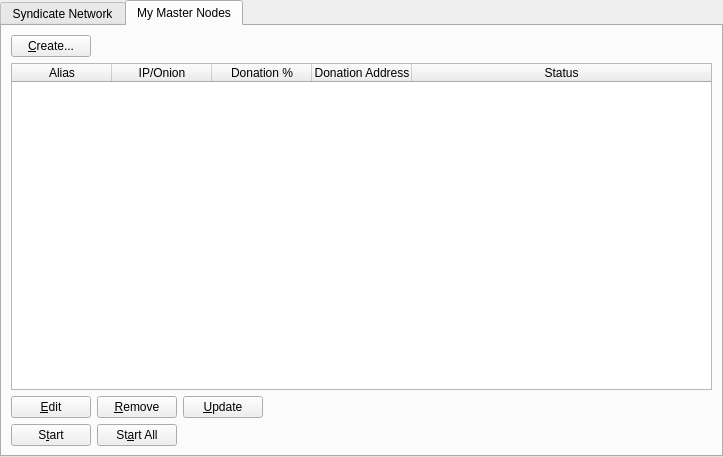
<?xml version="1.0" encoding="UTF-8"?>
<ui version="4.0">
 <class>MasternodeManager</class>
 <widget class="QWidget" name="MasternodeManager">
  <property name="geometry">
   <rect>
    <x>0</x>
    <y>0</y>
    <width>723</width>
    <height>457</height>
   </rect>
  </property>
  <property name="windowTitle">
   <string>Form</string>
  </property>
  <layout class="QVBoxLayout" name="topLayout">
   <property name="leftMargin">
    <number>0</number>
   </property>
   <property name="topMargin">
    <number>0</number>
   </property>
   <property name="rightMargin">
    <number>0</number>
   </property>
   <property name="bottomMargin">
    <number>0</number>
   </property>
   <item>
    <layout class="QVBoxLayout" name="verticalLayout">
     <property name="bottomMargin">
      <number>0</number>
     </property>
     <item>
      <widget class="QTabWidget" name="tabWidget">
       <property name="currentIndex">
        <number>1</number>
       </property>
       <widget class="QWidget" name="tab">
        <attribute name="title">
         <string>Syndicate Network</string>
        </attribute>
        <layout class="QGridLayout" name="gridLayout">
         <item row="1" column="0">
          <widget class="QTableWidget" name="tableWidget">
           <property name="editTriggers">
            <set>QAbstractItemView::NoEditTriggers</set>
           </property>
           <property name="alternatingRowColors">
            <bool>true</bool>
           </property>
           <property name="selectionBehavior">
            <enum>QAbstractItemView::SelectRows</enum>
           </property>
           <property name="sortingEnabled">
            <bool>true</bool>
           </property>
           <attribute name="horizontalHeaderStretchLastSection">
            <bool>true</bool>
           </attribute>
           <column>
            <property name="text">
             <string>Address</string>
            </property>
           </column>
           <column>
            <property name="text">
             <string>Rank</string>
            </property>
           </column>
           <column>
            <property name="text">
             <string>Active</string>
            </property>
           </column>
           <column>
            <property name="text">
             <string>Active (secs)</string>
            </property>
           </column>
           <column>
            <property name="text">
             <string>Last Seen</string>
            </property>
           </column>
           <column>
            <property name="text">
             <string>Pubkey</string>
            </property>
           </column>
          </widget>
         </item>
         <item row="2" column="0">
          <widget class="QTableWidget" name="tableWidget_3">
           <property name="editTriggers">
            <set>QAbstractItemView::NoEditTriggers</set>
           </property>
           <property name="alternatingRowColors">
            <bool>true</bool>
           </property>
           <property name="selectionBehavior">
            <enum>QAbstractItemView::SelectRows</enum>
           </property>
           <property name="sortingEnabled">
            <bool>true</bool>
           </property>
           <attribute name="horizontalHeaderStretchLastSection">
            <bool>true</bool>
           </attribute>
           <column>
            <property name="text">
             <string>Address</string>
            </property>
           </column>
           <column>
            <property name="text">
             <string>Rank</string>
            </property>
           </column>
           <column>
            <property name="text">
             <string>Active</string>
            </property>
           </column>
           <column>
            <property name="text">
             <string>Active (secs)</string>
            </property>
           </column>
           <column>
            <property name="text">
             <string>Last Seen</string>
            </property>
           </column>
           <column>
            <property name="text">
             <string>Pubkey</string>
            </property>
           </column>
          </widget>
         </item>
         <item row="0" column="0">
          <layout class="QHBoxLayout" name="horizontalLayout_3">
           <property name="bottomMargin">
            <number>0</number>
           </property>
           <item>
            <widget class="QLabel" name="label_2">
             <property name="text">
              <string>Syndicate Node Count:</string>
             </property>
            </widget>
           </item>
           <item>
            <widget class="QLabel" name="countLabel">
             <property name="text">
              <string>0</string>
             </property>
            </widget>
           </item>
           <item>
            <spacer name="horizontalSpacer_3">
             <property name="orientation">
              <enum>Qt::Horizontal</enum>
             </property>
             <property name="sizeHint" stdset="0">
              <size>
               <width>40</width>
               <height>20</height>
              </size>
             </property>
            </spacer>
           </item>
          </layout>
         </item>
        </layout>
       </widget>
       <widget class="QWidget" name="tab_2">
        <attribute name="title">
         <string>My Master Nodes</string>
        </attribute>
        <layout class="QGridLayout" name="gridLayout_2">
         <item row="0" column="0">
          <layout class="QVBoxLayout" name="verticalLayout_2">
           <property name="bottomMargin">
            <number>0</number>
           </property>
           <item>
            <layout class="QHBoxLayout" name="horizontalLayout">
             <item>
              <widget class="QPushButton" name="createButton">
               <property name="text">
                <string>&amp;Create...</string>
               </property>
              </widget>
             </item>
             <item>
              <spacer name="horizontalSpacer">
               <property name="orientation">
                <enum>Qt::Horizontal</enum>
               </property>
               <property name="sizeHint" stdset="0">
                <size>
                 <width>40</width>
                 <height>20</height>
                </size>
               </property>
              </spacer>
             </item>
            </layout>
           </item>
           <item>
            <widget class="QTableWidget" name="tableWidget_2">
             <property name="minimumSize">
              <size>
               <width>695</width>
               <height>0</height>
              </size>
             </property>
             <property name="editTriggers">
              <set>QAbstractItemView::NoEditTriggers</set>
             </property>
             <property name="alternatingRowColors">
              <bool>true</bool>
             </property>
             <property name="selectionMode">
              <enum>QAbstractItemView::SingleSelection</enum>
             </property>
             <property name="selectionBehavior">
              <enum>QAbstractItemView::SelectRows</enum>
             </property>
             <attribute name="horizontalHeaderStretchLastSection">
              <bool>true</bool>
             </attribute>
             <column>
              <property name="text">
               <string>Alias</string>
              </property>
             </column>
             <column>
              <property name="text">
               <string>IP/Onion</string>
              </property>
             </column>
             <column>
              <property name="text">
               <string>Donation %</string>
              </property>
             </column>
             <column>
              <property name="text">
               <string>Donation Address</string>
              </property>
             </column>
             <column>
              <property name="text">
               <string>Status</string>
              </property>
             </column>
            </widget>
           </item>
           <item>
            <layout class="QHBoxLayout" name="horizontalLayout_2">
             <property name="bottomMargin">
              <number>0</number>
             </property>
             <item>
              <widget class="QPushButton" name="editButton">
               <property name="text">
                <string>&amp;Edit</string>
               </property>
              </widget>
             </item>
             <item>
              <widget class="QPushButton" name="removeButton">
               <property name="text">
                <string>&amp;Remove</string>
               </property>
              </widget>
             </item>
             <item>
              <widget class="QPushButton" name="UpdateButton">
               <property name="text">
                <string>&amp;Update</string>
               </property>
              </widget>
             </item>
             <item>
              <spacer name="horizontalSpacer_2">
               <property name="orientation">
                <enum>Qt::Horizontal</enum>
               </property>
               <property name="sizeHint" stdset="0">
                <size>
                 <width>40</width>
                 <height>20</height>
                </size>
               </property>
              </spacer>
             </item>
            </layout>
           </item>
           <item>
            <layout class="QHBoxLayout" name="horizontalLayout_4">
             <property name="bottomMargin">
              <number>0</number>
             </property>
            </layout>
           </item>
           <item>
            <layout class="QHBoxLayout" name="horizontalLayout_5">
             <property name="bottomMargin">
              <number>0</number>
             </property>
             <item>
              <widget class="QPushButton" name="startButton">
               <property name="text">
                <string>S&amp;tart</string>
               </property>
              </widget>
             </item>
             <item>
              <widget class="QPushButton" name="startAllButton">
               <property name="text">
                <string>St&amp;art All</string>
               </property>
              </widget>
             </item>
             <item>
              <spacer name="horizontalSpacer_5">
               <property name="orientation">
                <enum>Qt::Horizontal</enum>
               </property>
               <property name="sizeHint" stdset="0">
                <size>
                 <width>40</width>
                 <height>20</height>
                </size>
               </property>
              </spacer>
             </item>
            </layout>
           </item>
          </layout>
         </item>
        </layout>
       </widget>
      </widget>
     </item>
    </layout>
   </item>
  </layout>
 </widget>
 <resources/>
 <connections/>
</ui>
